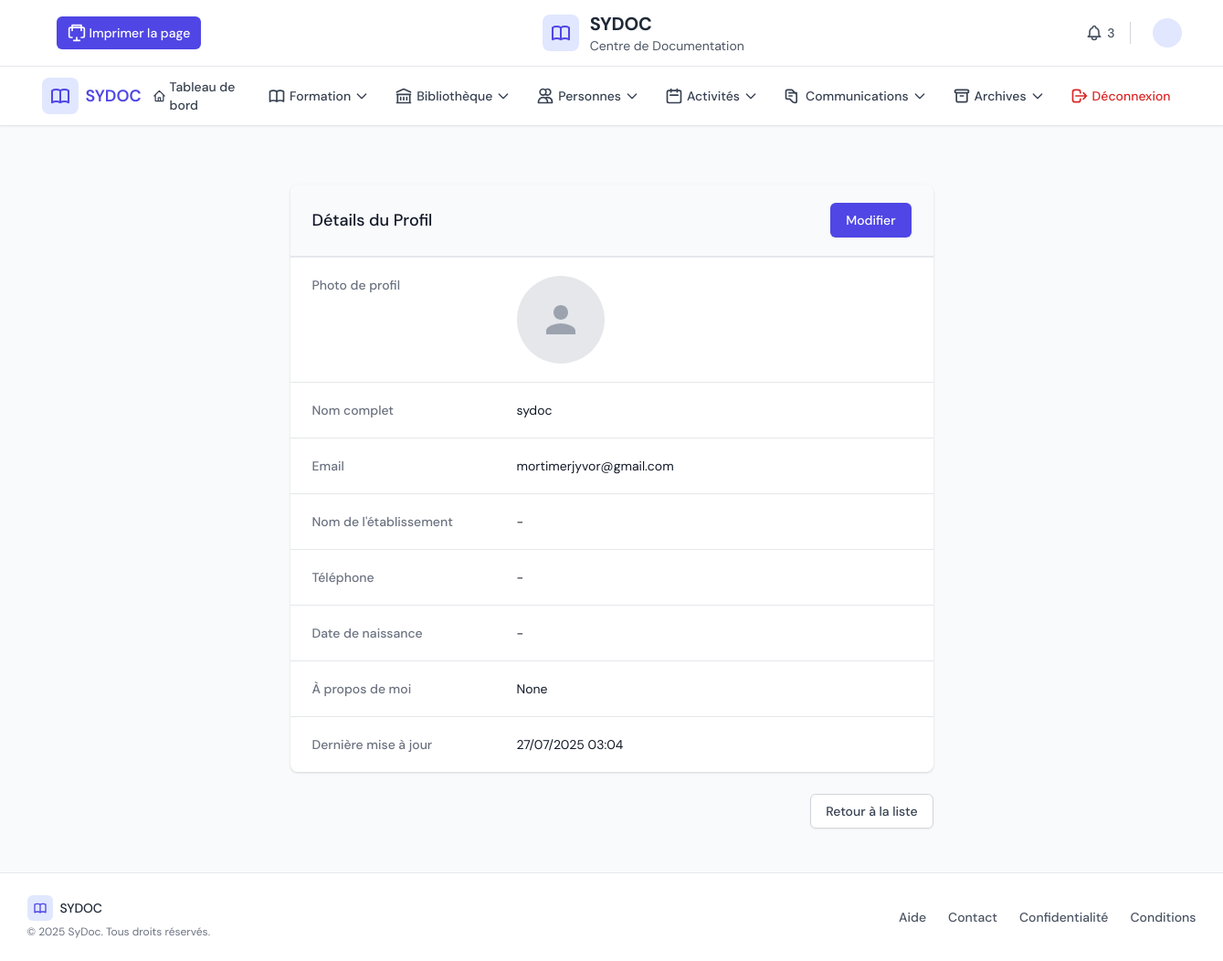
Screenshot of /center/profiles/1/ with the database file from the repository.
### core/models.py (models this page shows, shortened)
class Profile(models.Model):
    user = models.OneToOneField(
        User,
        on_delete=models.CASCADE,
        related_name='profile',
        verbose_name=_('Utilisateur')
    )
    profile_picture = models.ImageField(
        upload_to='profile_pics/',
        blank=True,
        null=True,
        verbose_name=_('Photo de profil'),
        help_text=_('Téléchargez une photo de profil')
    )
    establishment_name = models.CharField(
        max_length=255,
        blank=True,
        null=True,
        verbose_name=_("Nom de l'établissement"),
        help_text=_("Le nom de l'établissement où vous travaillez")
    )
    phone_number = models.CharField(
        max_length=20,
        blank=True,
        null=True,
        verbose_name=_('Numéro de téléphone'),
        validators=[DocumentationCenter.phone_regex],
        help_text=_('Format: +999999999. Maximum 15 chiffres.')
    )
    date_of_birth = models.DateField(
        blank=True,
        null=True,
        verbose_name=_('Date de naissance'),
        help_text=_('Format: JJ/MM/AAAA')
    )
    bio = models.TextField(
        blank=True,
        null=True,
        verbose_name=_('À propos de moi'),
        help_text=_('Une brève description de vous-même')
    )
    updated_at = models.DateTimeField(auto_now=True, verbose_name=_('Dernière mise à jour'))
    class Meta:
        verbose_name = _('Profil')
        verbose_name_plural = _('Profils')

### center_panel/views.py (the view)
# urls.py: path('profiles/<int:pk>/', views.profile_detail, name='profile_detail'),
def profile_detail(request, pk):
    profile = get_object_or_404(Profile, pk=pk)
    context = {
        'profile': profile,
        'title': f'Profil de {profile.user.get_full_name() or profile.user.username}'
    }
    return render(request, 'center_panel/profiles/profile_detail.html', context)

### center_panel/templates/center_panel/profiles/profile_detail.html (shortened to what this page needs)
{% extends 'center_panel/base.html' %}
{% load static i18n %}
{% block content %}
<div class="py-6">
    <div class="max-w-3xl mx-auto px-4 sm:px-6 lg:px-8">
        <div class="bg-white shadow overflow-hidden sm:rounded-lg">
            <div class="px-4 py-5 sm:px-6 bg-gray-50 border-b border-gray-200">
                <div class="flex items-center justify-between">
                    <h3 class="text-lg leading-6 font-medium text-gray-900">
                        {% trans 'Détails du Profil' %}
                    </h3>
                    <div class="flex space-x-2">
                        <a href="{% url 'center_panel:edit_profile' profile.pk %}" class="inline-flex items-center px-4 py-2 border border-transparent text-sm font-medium rounded-md shadow-sm text-white bg-indigo-600 hover:bg-indigo-700 focus:outline-none focus:ring-2 focus:ring-offset-2 focus:ring-indigo-500">
                            {% trans 'Modifier' %}
                        </a>
                    </div>
                </div>
            </div>
            <div class="border-t border-gray-200 px-4 py-5 sm:p-0">
                <dl class="sm:divide-y sm:divide-gray-200">
                    <div class="py-4 sm:py-5 sm:grid sm:grid-cols-3 sm:gap-4 sm:px-6">
                        <dt class="text-sm font-medium text-gray-500">
                            {% trans 'Photo de profil' %}
                        </dt>
                        <dd class="mt-1 text-sm text-gray-900 sm:mt-0 sm:col-span-2">
                            {% if profile.profile_picture %}
                                <img class="h-24 w-24 rounded-full" src="{{ profile.profile_picture.url }}" alt="{{ profile.user.get_full_name|default:profile.user.username }}">
                            {% else %}
                                <div class="h-24 w-24 rounded-full bg-gray-200 flex items-center justify-center">
                                    <svg class="h-12 w-12 text-gray-400" fill="currentColor" viewBox="0 0 24 24">
                                        <path d="M12 12c2.21 0 4-1.79 4-4s-1.79-4-4-4-4 1.79-4 4 1.79 4 4 4zm0 2c-2.67 0-8 1.34-8 4v2h16v-2c0-2.66-5.33-4-8-4z" />
                                    </svg>
                                </div>
                            {% endif %}
                        </dd>
                    </div>
                    <div class="py-4 sm:py-5 sm:grid sm:grid-cols-3 sm:gap-4 sm:px-6">
                        <dt class="text-sm font-medium text-gray-500">
                            {% trans 'Nom complet' %}
                        </dt>
                        <dd class="mt-1 text-sm text-gray-900 sm:mt-0 sm:col-span-2">
                            {{ profile.user.get_full_name|default:profile.user.username }}
                        </dd>
                    </div>
                    <div class="py-4 sm:py-5 sm:grid sm:grid-cols-3 sm:gap-4 sm:px-6">
                        <dt class="text-sm font-medium text-gray-500">
                            {% trans 'Email' %}
                        </dt>
                        <dd class="mt-1 text-sm text-gray-900 sm:mt-0 sm:col-span-2">
                            {{ profile.user.email }}
                        </dd>
                    </div>
                    <div class="py-4 sm:py-5 sm:grid sm:grid-cols-3 sm:gap-4 sm:px-6">
                        <dt class="text-sm font-medium text-gray-500">
                            {% trans "Nom de l'établissement" %}
                        </dt>
                        <dd class="mt-1 text-sm text-gray-900 sm:mt-0 sm:col-span-2">
                            {{ profile.establishment_name|default:"-" }}
                        </dd>
                    </div>
                    <div class="py-4 sm:py-5 sm:grid sm:grid-cols-3 sm:gap-4 sm:px-6">
                        <dt class="text-sm font-medium text-gray-500">
                            {% trans 'Téléphone' %}
                        </dt>
                        <dd class="mt-1 text-sm text-gray-900 sm:mt-0 sm:col-span-2">
                            {{ profile.phone_number|default:"-" }}
                        </dd>
                    </div>
                    <div class="py-4 sm:py-5 sm:grid sm:grid-cols-3 sm:gap-4 sm:px-6">
                        <dt class="text-sm font-medium text-gray-500">
                            {% trans 'Date de naissance' %}
                        </dt>
                        <dd class="mt-1 text-sm text-gray-900 sm:mt-0 sm:col-span-2">
                            {{ profile.date_of_birth|date:"d/m/Y"|default:"-" }}
                        </dd>
                    </div>
                    <div class="py-4 sm:py-5 sm:grid sm:grid-cols-3 sm:gap-4 sm:px-6">
                        <dt class="text-sm font-medium text-gray-500">
                            {% trans 'À propos de moi' %}
                        </dt>
                        <dd class="mt-1 text-sm text-gray-900 sm:mt-0 sm:col-span-2">
                            {{ profile.bio|linebreaks|default:"-" }}
                        </dd>
                    </div>
                    <div class="py-4 sm:py-5 sm:grid sm:grid-cols-3 sm:gap-4 sm:px-6">
                        <dt class="text-sm font-medium text-gray-500">
                            {% trans 'Dernière mise à jour' %}
                        </dt>
                        <dd class="mt-1 text-sm text-gray-900 sm:mt-0 sm:col-span-2">
                            {{ profile.updated_at|date:"d/m/Y H:i" }}
                        </dd>
                    </div>
                </dl>
            </div>
        </div>
        <div class="mt-6 flex justify-end">
            <a href="{% url 'center_panel:profiles' %}" class="bg-white py-2 px-4 border border-gray-300 rounded-md shadow-sm text-sm font-medium text-gray-700 hover:bg-gray-50 focus:outline-none focus:ring-2 focus:ring-offset-2 focus:ring-indigo-500">
                {% trans 'Retour à la liste' %}
            </a>
        </div>
    </div>
</div>
{% endblock %}

### center_panel/templates/center_panel/base.html (style rules this page uses)
body { display: flex; flex-direction: column; min-height: 100vh; font-family: 'DM Sans', sans-serif; background-color: #f9fafb; }

### rows the page displays
Profile: user.get_full_name "sydoc", user.email "mortimerjyvor@gmail.com", establishment_name "-", phone_number "-", date_of_birth "-", bio "None", updated_at "27/07/2025 03:04"

### other values shown
{{ current_center.name|default:"Centre de Documentation" }} "Centre de Documentation"
